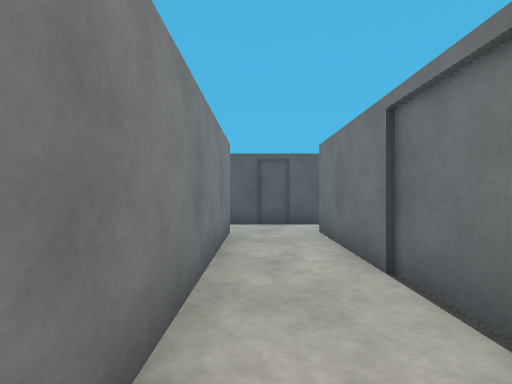
view 1 (above)

15 first-person views from a walk through a robot-simulator world made for Gazebo. The camera is 0.94 m above the floor, looks level and sees 85° across. The floor is counted in squares, 1 m on a side. Each view is taken from the middle of a square. On the plan, view 1 faces up. The plan holds only what a view shows up to about 11 squares ahead; the rest is blank. The place goes on beyond the plan.

view 2
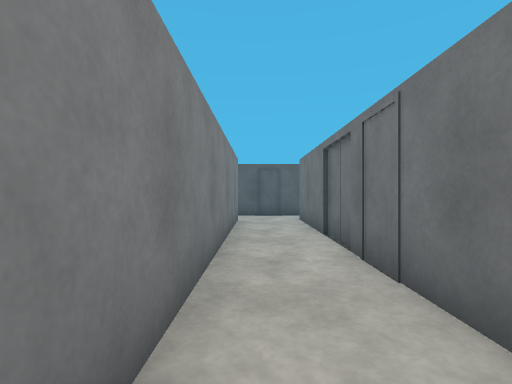

view 3
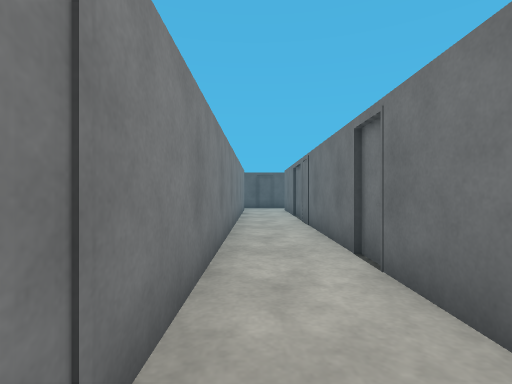

view 4
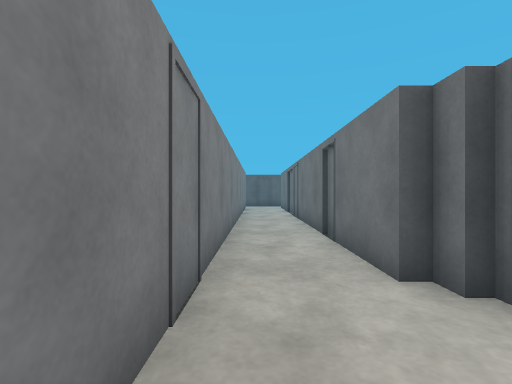

view 5
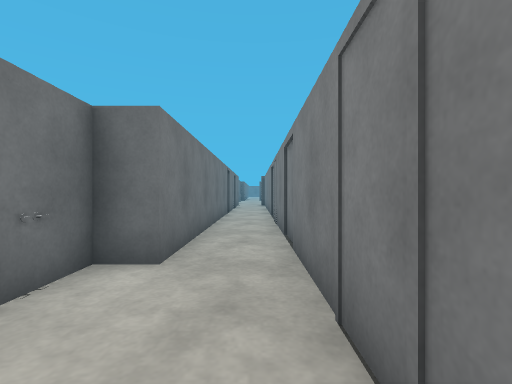

view 6
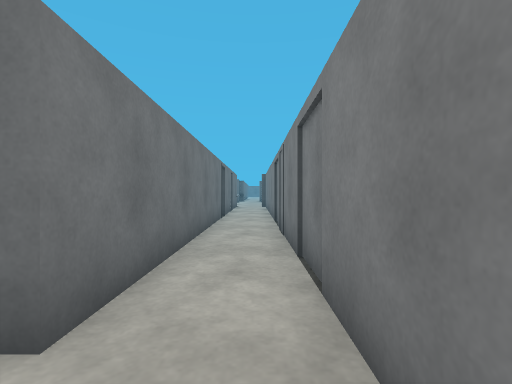

view 7
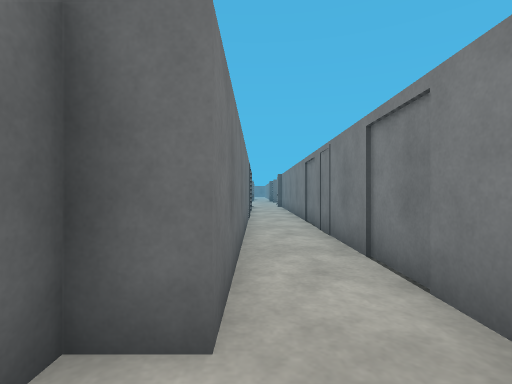

view 8
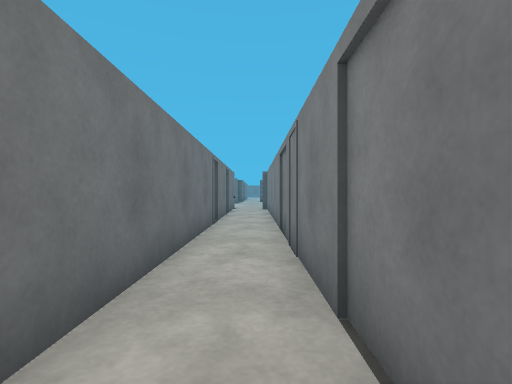

view 9
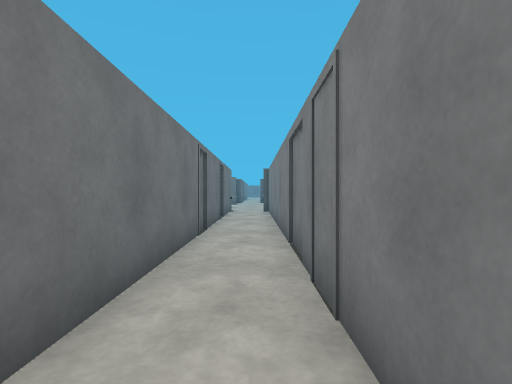

view 10
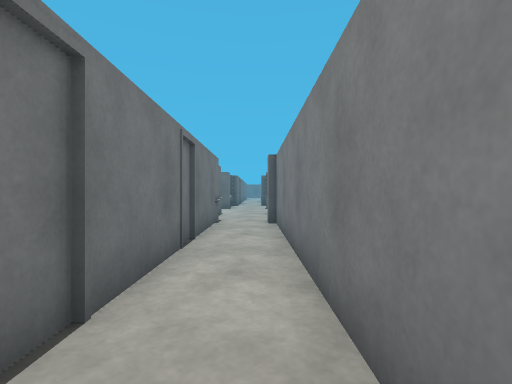

view 11
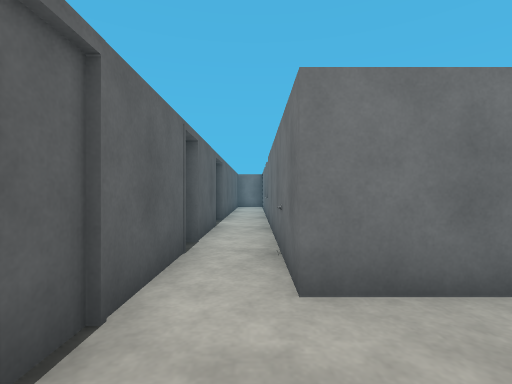

view 12
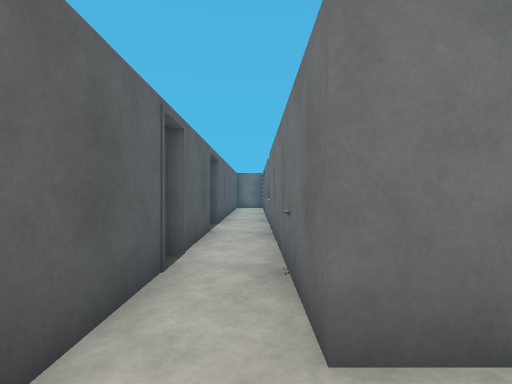

view 13
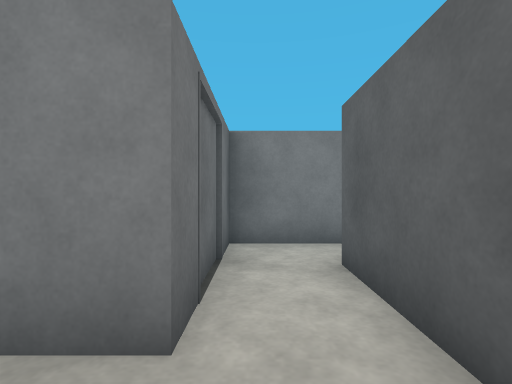

view 14
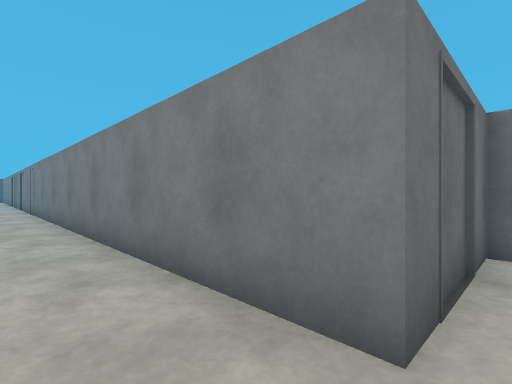

view 15
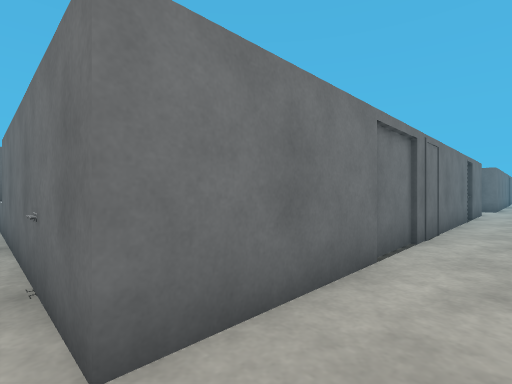

### Floor plan
Ten units are one square. View 1 is at (0, 0); x grows to the right and y downward. Boxes are objects, and circles mark ways between rooms. Rooms are numbered by the first view taken in them; rooms with no view inside come last. Other rooms are left out.
<svg viewBox="-46 -95 120 335">
<path fill="none" stroke="#000" d="M15 71 15 -66 35 -66M19 76 19 70M-6 -66 -6 175M12 175 12 96 21 96 21 75M34 -81 -6 -81M-41 -86 -41 -66 -29 -66M-6 -81 -26 -81M-30 -64 -18 -64M-15 -66 -6 -66M-6 175 -6 235M12 235 12 175M35 -66 64 -66M69 -81 41 -81"/>
<circle cx="-15" cy="-70" r="3" fill="#2a7"/>
<circle cx="0" cy="180" r="3" fill="#2a7"/>
<circle cx="30" cy="-70" r="3" fill="#2a7"/>
<text x="10" y="50">1</text>
<text x="-30" y="-90">2</text>
<text x="0" y="200">3</text>
<text x="50" y="-70">4</text>
</svg>
Room 1 opens to room 2. Room 1 opens to room 3. Room 1 opens to room 4.

Where each view was taken, in squares from view 1:
view 1: 0 up, 0 right, facing up
view 2: 3 down, 0 right, facing up
view 3: 8 down, 0 right, facing up
view 4: 10 down, 0 right, facing up
view 5: 6 down, 0 right, facing down
view 6: 8 down, 0 right, facing down
view 7: 8 down, 1 right, facing down
view 8: 10 down, 0 right, facing down
view 9: 12 down, 0 right, facing down
view 10: 17 down, 0 right, facing down
view 11: 7 up, 1 left, facing right
view 12: 7 up, 0 right, facing right
view 13: 7 up, 1 right, facing left
view 14: 7 up, 1 right, facing down-left
view 15: 7 up, 0 right, facing down-right
